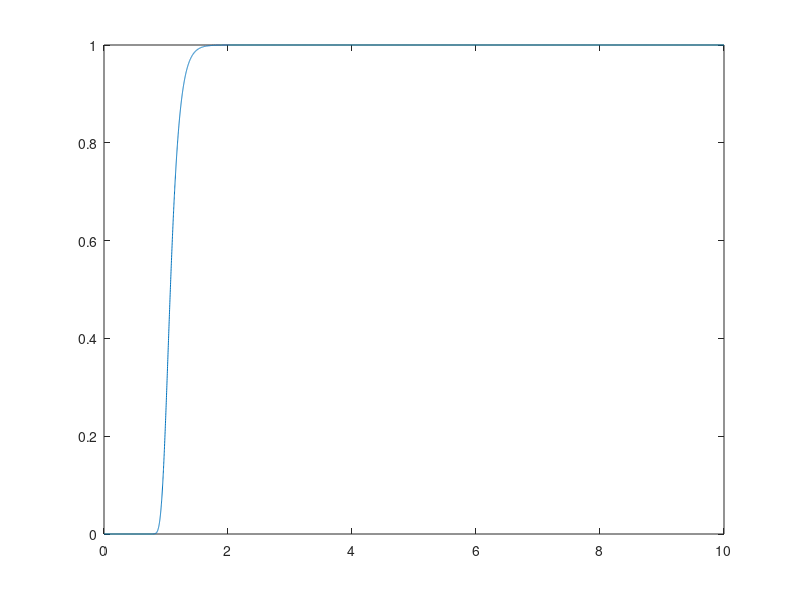

This chart was generated by the following MATLAB code:
ber = 0;
gamma = 0:0.001:10;
for k = 2:16
    ber = ber + (-1)^k * (factorial(16)/(factorial(k)*factorial(16-k))) * exp(20*gamma*(1/k -1));
end
    ber = ber/30;
    
pdr = power ((1-ber),(8*132*8));

plot( gamma, pdr)

